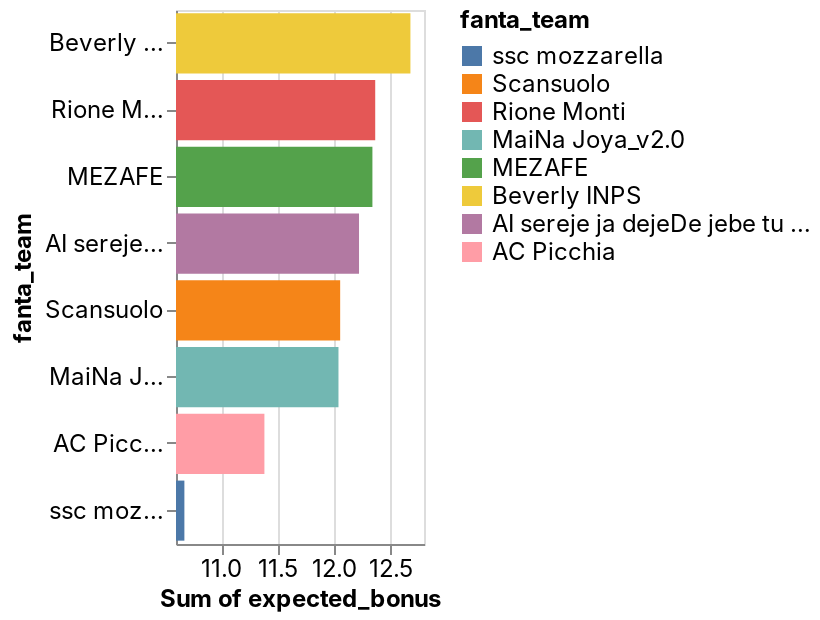

The notebook cell this image was saved under:
### Code cell
_deepnote_run_altair(predictions, """{"$schema":"https://vega.github.io/schema/vega-lite/v4.json","mark":{"type":"bar","tooltip":{"content":"data"}},"height":220,"autosize":{"type":"fit"},"data":{"name":"placeholder"},"encoding":{"x":{"field":"expected_bonus","type":"quantitative","sort":null,"scale":{"type":"linear","zero":false},"aggregate":"sum"},"y":{"field":"fanta_team","type":"nominal","sort":{"order":"descending","encoding":"x"},"scale":{"type":"linear","zero":true}},"color":{"field":"fanta_team","type":"nominal","sort":null,"scale":{"type":"linear","zero":false}}}}""")

### Figure 1 — Vega-Lite specification as saved in the notebook (floating-point values rounded to 4 significant figures; data arrays with more than 128 entries replaced by an {"elided": "..."} marker saying what was removed)
{"config": {"view": {"continuousWidth": 400, "continuousHeight": 300}, "area": {"fill": "#51C0E9"}, "axis": {"labelFont": "Inter, sans-serif", "labelFontSize": 12, "labelFontWeight": "normal", "labelLimit": 60, "labelOverlap": "greedy", "titleFont": "Inter, sans-serif", "titleFontSize": 12, "titleFontWeight": "bold"}, "background": "#ffffff", "legend": {"labelFont": "Inter, sans-serif", "labelFontSize": 12, "titleFont": "Inter, sans-serif", "titleFontSize": 12, "titleFontWeight": "bold"}, "line": {"stroke": "#51C0E9", "strokeWidth": 2}, "rect": {"fill": "#51C0E9"}, "title": {"anchor": "start", "color": "#000000", "font": "Inter, sans-serif", "fontSize": 22, "fontWeight": "normal"}}, "data": {"name": "data-8aeb1848811acbbb5b5946af56e760bc"}, "mark": {"type": "bar", "tooltip": {"content": "data"}}, "autosize": {"type": "fit"}, "encoding": {"color": {"type": "nominal", "field": "fanta_team", "scale": {"type": "linear", "zero": false}, "sort": null}, "x": {"type": "quantitative", "aggregate": "sum", "field": "expected_bonus", "scale": {"type": "linear", "zero": false}, "sort": null}, "y": {"type": "nominal", "field": "fanta_team", "scale": {"type": "linear", "zero": true}, "sort": {"encoding": "x", "order": "descending"}}}, "height": 300, "width": "container", "$schema": "https://vega.github.io/schema/vega-lite/v4.json", "datasets": {"data-8aeb1848811acbbb5b5946af56e760bc": {"elided": "166 records"}}}
